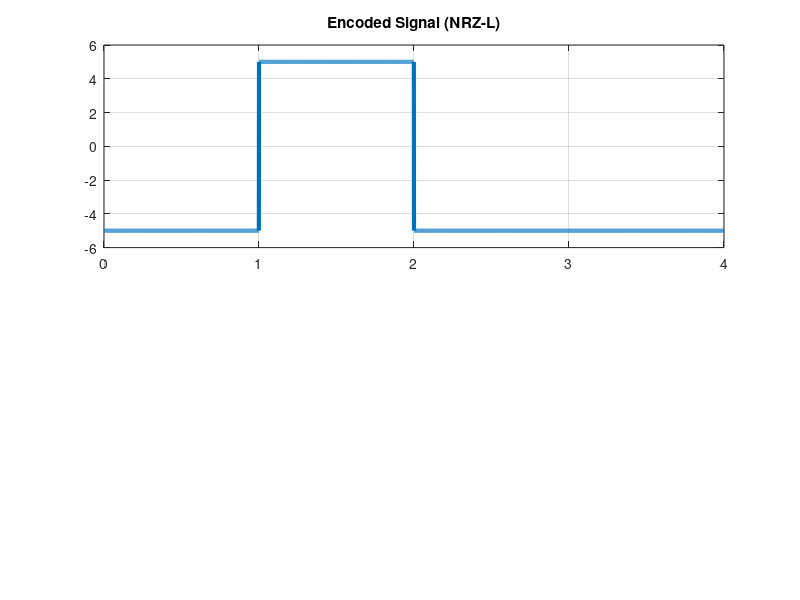

MATLAB code for this plot:
clc;
close all;
clear all;

bits = [1 0 1 1];
%bits = input('Input a bit seqence in the format [a1 a2 a3 a4]: ');
bitrate = 1;
n = 1000;
T = length(bits)/bitrate;
N = length(bits)*n;
dt = T/N;
t = 0:dt:T-dt;

%Encoding
x = zeros(1, length(t));
for i = 1:length(bits)
    if(bits(i) == 1)
        x((i-1)*n +1: i*n) = -5;
    else
        x((i-1)*n +1: i*n) = 5;
    end
end

subplot(2,1,1);
plot(t,x, 'Linewidth', 3);
grid on;
title('Encoded Signal (NRZ-L)');

%Decoding
y = zeros(1, length(x)/n);
for i=1:length(y)
    if x(((i-1)*n)+1) == -5
        y(i) = 1;
    end
end
disp(y);
